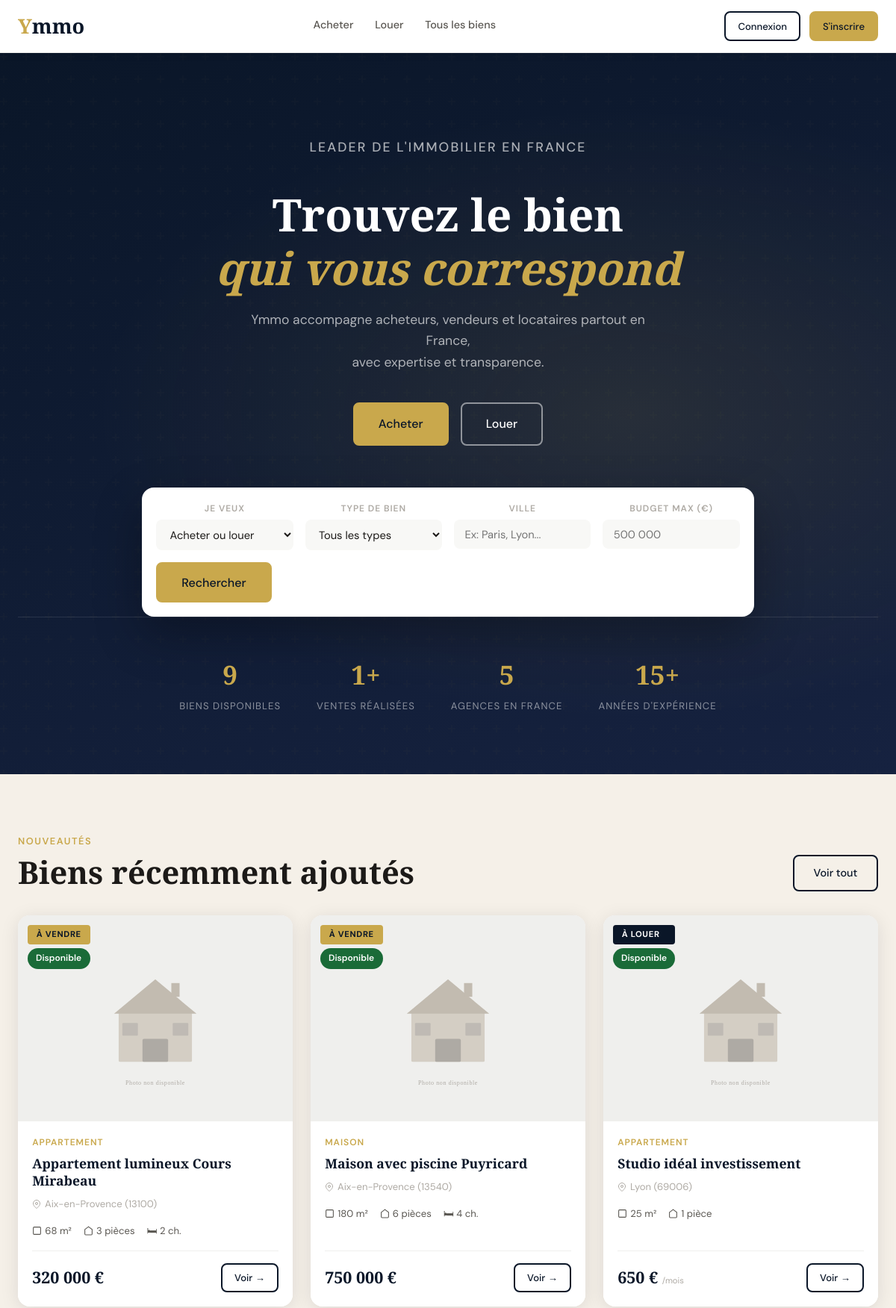
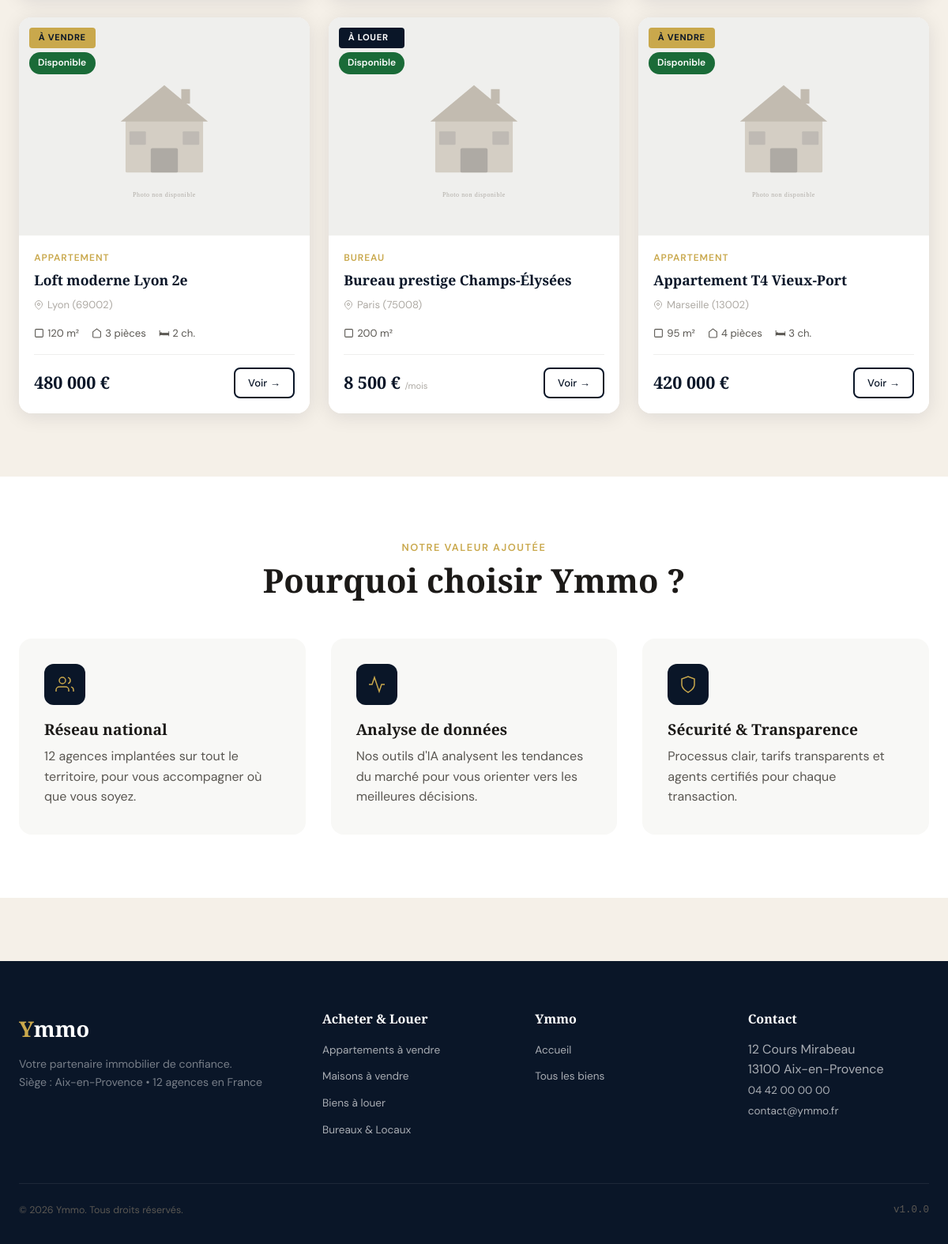
The page / on the database its author committed (2 pictures, top to bottom).
### tables this page shows
CREATE TABLE `biens` (
  `id`            INT UNSIGNED AUTO_INCREMENT PRIMARY KEY,
  `titre`         VARCHAR(200) NOT NULL,
  `description`   TEXT         NOT NULL,
  `type`          ENUM('appartement','maison','bureau','local','terrain','autre') NOT NULL,
  `statut`        ENUM('disponible','vendu','loue','archive') NOT NULL DEFAULT 'disponible',
  `operation`     ENUM('vente','location') NOT NULL DEFAULT 'vente',
  `prix`          DECIMAL(12,2) NOT NULL,
  `surface`       DECIMAL(8,2)  NOT NULL,
  `pieces`        TINYINT UNSIGNED NOT NULL DEFAULT 1,
  `chambres`      TINYINT UNSIGNED NOT NULL DEFAULT 0,
  `etage`         TINYINT NULL,
  `adresse`       VARCHAR(255) NOT NULL,
  `ville`         VARCHAR(100) NOT NULL,
  `cp`            VARCHAR(10)  NOT NULL,
  `latitude`      DECIMAL(10,7) NULL,
  `longitude`     DECIMAL(10,7) NULL,
  `agence_id`     INT UNSIGNED NOT NULL,
  `agent_id`      INT UNSIGNED NOT NULL,
  `options`       JSON NULL COMMENT 'Parkings, cave, terrasse, etc.',
  `created_at`    DATETIME DEFAULT CURRENT_TIMESTAMP,
  `updated_at`    DATETIME DEFAULT CURRENT_TIMESTAMP ON UPDATE CURRENT_TIMESTAMP,
  FOREIGN KEY (`agence_id`) REFERENCES `agences`(`id`),
  FOREIGN KEY (`agent_id`)  REFERENCES `users`(`id`)
);

### config/database.php (called while the page is built, shortened)
<?php
class Database
{
    private static ?PDO $instance = null;
    public static function getInstance(): PDO
    {
        if (self::$instance === null) {
            try {
                $dsn = sprintf(
                    'mysql:host=%s;dbname=%s;charset=%s',
                    DB_HOST, DB_NAME, DB_CHARSET
                );
                self::$instance = new PDO($dsn, DB_USER, DB_PASS, [
                    PDO::ATTR_ERRMODE            => PDO::ERRMODE_EXCEPTION,
                    PDO::ATTR_DEFAULT_FETCH_MODE => PDO::FETCH_ASSOC,
                    PDO::ATTR_EMULATE_PREPARES   => false,
                ]);
            } catch (PDOException $e) {
                if (DEBUG_MODE) {
                    die('Erreur de connexion BDD : ' . $e->getMessage());
                } else {
                    die('Erreur de connexion. Veuillez réessayer plus tard.');
                }
            }
        }
        return self::$instance;
    }
    public static function query(string $sql, array $params = []): PDOStatement
    {
        $stmt = self::getInstance()->prepare($sql);
        $stmt->execute($params);
        return $stmt;
    }
    public static function fetchOne(string $sql, array $params = []): array|false
    {
        return self::query($sql, $params)->fetch();
    }
}

### index.php (the view, shortened to what this page needs)
<?php
require_once __DIR__ . '/includes/header.php';
$lastBiens = getBiens(['statut' => 'disponible'], 1, 6);
$totalBiens = Database::fetchOne('SELECT COUNT(*) AS c FROM biens WHERE statut="disponible"')['c'];
$ventes     = Database::fetchOne('SELECT COUNT(*) AS c FROM transactions WHERE type_transaction="vente"')['c'];
$agences    = Database::fetchOne('SELECT COUNT(*) AS c FROM agences')['c'];
?>
<section class="hero">
  <div class="container">
    <div class="hero-content">
      <p class="hero-eyebrow">Leader de l'immobilier en France</p>
      <h1>Trouvez le bien<br><em>qui vous correspond</em></h1>
      <p>Ymmo accompagne acheteurs, vendeurs et locataires partout en France,<br>avec expertise et transparence.</p>
      <div class="hero-cta">
        <a href="biens.php?operation=vente" class="btn btn-primary btn-lg">Acheter</a>
        <a href="biens.php?operation=location" class="btn btn-outline-white btn-lg">Louer</a>
      </div>
      <form class="hero-search" action="biens.php" method="GET">
        <div class="search-field">
          <label>Je veux</label>
          <select name="operation">
            <option value="">Acheter ou louer</option>
          </select>
        </div>
        <div class="search-field">
          <label>Type de bien</label>
          <select name="type">
            <option value="">Tous les types</option>
          </select>
        </div>
        <div class="search-field">
          <label>Ville</label>
          <input type="text" name="ville" placeholder="Ex: Paris, Lyon...">
        </div>
        <div class="search-field">
          <label>Budget max (€)</label>
          <input type="number" name="prix_max" placeholder="500 000">
        </div>
        <button type="submit" class="btn btn-primary btn-lg">Rechercher</button>
      </form>
      <div class="hero-stats">
        <div class="hero-stat"><strong><?= $totalBiens ?></strong><span>Biens disponibles</span></div>
        <div class="hero-stat"><strong><?= $ventes ?>+</strong><span>Ventes réalisées</span></div>
        <div class="hero-stat"><strong><?= $agences ?></strong><span>Agences en France</span></div>
        <div class="hero-stat"><strong>15+</strong><span>Années d'expérience</span></div>
      </div>
    </div>
  </div>
</section>
<section class="section">
  <div class="container">
    <div class="section-header">
      <div>
        <p class="section-label">Nouveautés</p>
        <h2>Biens récemment ajoutés</h2>
      </div>
      <a href="biens.php" class="btn btn-outline">Voir tout</a>
    </div>
    <div class="biens-grid">
      <?php foreach ($lastBiens['items'] as $b): ?>
      <a href="bien-detail.php?id=<?= $b['id'] ?>" class="bien-card" style="cursor:pointer;">
        <div class="bien-card-img">
          <img src="<?= imageSrc($b['image_principale']) ?>" alt="<?= e($b['titre']) ?>" loading="lazy">
          <div class="bien-card-badges">
            <span class="bien-card-operation <?= $b['operation'] === 'location' ? 'location' : '' ?>">
              <?= $b['operation'] === 'vente' ? 'À vendre' : 'À louer' ?>
            </span>
            <?= badgeStatut($b['statut']) ?>
          </div>
        </div>
        <div class="bien-card-body">
          <p class="bien-card-type"><?= labelType($b['type']) ?></p>
          <h3 class="bien-card-title"><?= e($b['titre']) ?></h3>
          <p class="bien-card-location">
            <svg width="12" height="12" viewBox="0 0 24 24" fill="none" stroke="currentColor" stroke-width="2"><path d="M21 10c0 7-9 13-9 13s-9-6-9-13a9 9 0 0118 0z"/><circle cx="12" cy="10" r="3"/></svg>
            <?= e($b['ville']) ?> (<?= e($b['cp']) ?>)
          </p>
          <div class="bien-card-features">
            <?php if ($b['surface']): ?>
            <span class="bien-card-feature">
              <svg width="13" height="13" viewBox="0 0 24 24" fill="none" stroke="currentColor" stroke-width="2"><rect x="3" y="3" width="18" height="18" rx="2"/></svg>
              <?= formatSurface($b['surface']) ?>
            </span>
            <?php endif; ?>
            <?php if ($b['pieces']): ?>
            <span class="bien-card-feature">
              <svg width="13" height="13" viewBox="0 0 24 24" fill="none" stroke="currentColor" stroke-width="2"><path d="M3 9l9-7 9 7v11a2 2 0 01-2 2H5a2 2 0 01-2-2z"/></svg>
              <?= $b['pieces'] ?> pièce<?= $b['pieces'] > 1 ? 's' : '' ?>
            </span>
            <?php endif; ?>
            <?php if ($b['chambres']): ?>
            <span class="bien-card-feature">
              🛏 <?= $b['chambres'] ?> ch.
            </span>
            <?php endif; ?>
          </div>
          <div class="bien-card-footer">
            <p class="bien-card-price">
              <?= formatPrix($b['prix']) ?>
              <?php if ($b['operation'] === 'location'): ?><small>/mois</small><?php endif; ?>
            </p>
            <span class="btn btn-sm btn-outline">Voir →</span>
          </div>
        </div>
      </a>
      <?php endforeach; ?>
    </div>
  </div>
</section>
<section class="section section-alt">
  <div class="container">
    <div class="text-center">
      <p class="section-label">Notre valeur ajoutée</p>
      <h2>Pourquoi choisir Ymmo ?</h2>
    </div>
    <div class="why-grid">
      <div class="why-card">
        <div class="why-icon">
          <svg width="24" height="24" viewBox="0 0 24 24" fill="none" stroke="currentColor" stroke-width="1.5"><path d="M17 21v-2a4 4 0 00-4-4H5a4 4 0 00-4 4v2"/><circle cx="9" cy="7" r="4"/><path d="M23 21v-2a4 4 0 00-3-3.87"/><path d="M16 3.13a4 4 0 010 7.75"/></svg>
        </div>
        <h3>Réseau national</h3>
        <p>12 agences implantées sur tout le territoire, pour vous accompagner où que vous soyez.</p>
      </div>
      <div class="why-card">
        <div class="why-icon">
          <svg width="24" height="24" viewBox="0 0 24 24" fill="none" stroke="currentColor" stroke-width="1.5"><polyline points="22 12 18 12 15 21 9 3 6 12 2 12"/></svg>
        </div>
        <h3>Analyse de données</h3>
        <p>Nos outils d'IA analysent les tendances du marché pour vous orienter vers les meilleures décisions.</p>
      </div>
      <div class="why-card">
        <div class="why-icon">
          <svg width="24" height="24" viewBox="0 0 24 24" fill="none" stroke="currentColor" stroke-width="1.5"><path d="M12 22s8-4 8-10V5l-8-3-8 3v7c0 6 8 10 8 10z"/></svg>
        </div>
        <h3>Sécurité &amp; Transparence</h3>
        <p>Processus clair, tarifs transparents et agents certifiés pour chaque transaction.</p>
      </div>
    </div>
  </div>
</section>
<?php require_once __DIR__ . '/includes/footer.php'; ?>

### includes/functions.php (shortened to what this page needs)
<?php
require_once __DIR__ . '/../config/database.php';
function e(?string $value): string
{
    return htmlspecialchars($value ?? '', ENT_QUOTES | ENT_HTML5, 'UTF-8');
}
function formatPrix(float $prix): string
{
    return number_format($prix, 0, ',', ' ') . ' €';
}
function formatSurface(float $surface): string
{
    return number_format($surface, 0, ',', ' ') . ' m²';
}
function labelType(string $type): string
{
    return match ($type) {
        'appartement' => 'Appartement',
        'maison'      => 'Maison',
        'bureau'      => 'Bureau',
        'local'       => 'Local commercial',
        'terrain'     => 'Terrain',
        default       => 'Autre',
    };
}
function labelStatut(string $statut): string
{
    return match ($statut) {
        'disponible' => 'Disponible',
        'vendu'      => 'Vendu',
        'loue'       => 'Loué',
        'archive'    => 'Archivé',
        default      => $statut,
    };
}
function badgeStatut(string $statut): string
{
    $class = match ($statut) {
        'disponible' => 'badge-success',
        'vendu'      => 'badge-danger',
        'loue'       => 'badge-warning',
        'archive'    => 'badge-secondary',
        default      => 'badge-info',
    };
    return '<span class="badge ' . $class . '">' . labelStatut($statut) . '</span>';
}
function getBiens(array $filters = [], int $page = 1, int $perPage = ITEMS_PER_PAGE): array
{
    $where  = ['b.statut != "archive"'];
    $params = [];
    if (!empty($filters['statut'])) {
        $where[] = 'b.statut = :statut';
        $params[':statut'] = $filters['statut'];
    }
    $whereClause = $where ? 'WHERE ' . implode(' AND ', $where) : '';
    $sort        = in_array($filters['sort'] ?? '', ['prix', 'surface', 'created_at'])
        ? 'b.' . $filters['sort']
        : 'b.created_at';
    $order       = ($filters['order'] ?? 'DESC') === 'ASC' ? 'ASC' : 'DESC';
    $offset      = ($page - 1) * $perPage;
    $total = (int) Database::fetchOne(
        "SELECT COUNT(*) AS total FROM biens b $whereClause",
        $params
    )['total'];
    $sql = "
        SELECT b.*,
               a.nom AS agence_nom,
               CONCAT(u.prenom, ' ', u.nom) AS agent_nom,
               img.filename AS image_principale
        FROM biens b
        LEFT JOIN agences a ON a.id = b.agence_id
        LEFT JOIN users   u ON u.id = b.agent_id
        LEFT JOIN images_biens img ON img.bien_id = b.id AND img.principale = 1
        $whereClause
        ORDER BY $sort $order
        LIMIT :limit OFFSET :offset
    ";
    $stmt = Database::getInstance()->prepare($sql);
    foreach ($params as $k => $v) {
        $stmt->bindValue($k, $v);
    }
    $stmt->bindValue(':limit',  $perPage, PDO::PARAM_INT);
    $stmt->bindValue(':offset', $offset,  PDO::PARAM_INT);
    $stmt->execute();
    $items = $stmt->fetchAll();
    return [
        'items'      => $items,
        'total'      => $total,
        'page'       => $page,
        'perPage'    => $perPage,
        'totalPages' => (int) ceil($total / $perPage),
    ];
}
function imageSrc(?string $filename): string
{
    return APP_URL . '/assets/images/placeholder.svg';
}

### rows shown on the page
biens: operation "À VENDRE", statut "Disponible", type "APPARTEMENT", titre "Appartement lumineux Cours Mirabeau", ville "Aix-en-Provence", cp "13100", surface "68 m²", pieces "3", chambres "2", prix "320 000 €"
biens: operation "À VENDRE", statut "Disponible", type "MAISON", titre "Maison avec piscine Puyricard", ville "Aix-en-Provence", cp "13540", surface "180 m²", pieces "6", chambres "4", prix "750 000 €"
biens: operation "À LOUER", statut "Disponible", type "APPARTEMENT", titre "Studio idéal investissement", ville "Lyon", cp "69006", surface "25 m²", pieces "1", prix "650 €"
biens: operation "À VENDRE", statut "Disponible", type "APPARTEMENT", titre "Loft moderne Lyon 2e", ville "Lyon", cp "69002", surface "120 m²", pieces "3", chambres "2", prix "480 000 €"
biens: operation "À LOUER", statut "Disponible", type "BUREAU", titre "Bureau prestige Champs-Élysées", ville "Paris", cp "75008", surface "200 m²", prix "8 500 €"
biens: operation "À VENDRE", statut "Disponible", type "APPARTEMENT", titre "Appartement T4 Vieux-Port", ville "Marseille", cp "13002", surface "95 m²", pieces "4", chambres "3", prix "420 000 €"

### other values the page prints
$totalBiens "9"
$ventes "1"
$agences "5"
APP_VERSION "1.0.0"
